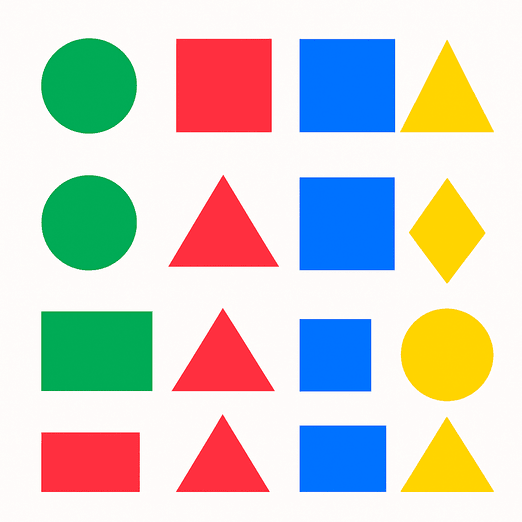
#> input picture Codigos_Clase/Figuras_Colores/figura2.png, 522 x 522 px, given in place of the camera
$ python Segme_Color.py
#> lines starting #> are read from the running program, lines starting #| are printed output that depends on the picture; after the words box and inside, x2 and y2 are one past the last pixel; in counts of white or black regions, pixels touching at a corner belong together
import cv2
import numpy as np

# Iniciar la captura de video desde la cámara
cap = cv2.VideoCapture(0)
# Definir el rango de color que quieres rastrear en el espacio de color HSV (en este caso, azul)
lower_blue = np.array([100, 150, 0])
upper_blue = np.array([140, 255, 255])
img2=None
i=0
while True:
    # Capturar frame por frame
    ret, frame = cap.read()
#> frame is the input picture: shape (522, 522, 3); mean B, G, R 200.2, 206.3, 206
    if not ret:
        break

    # Convertir el frame de BGR a HSV
    hsv = cv2.cvtColor(frame, cv2.COLOR_BGR2HSV)
#> hsv: shape (522, 522, 3); mean H, S, V 45.3, 89.5, 247.2

    # Crear una máscara que detecte solo el color azul
    mask = cv2.inRange(hsv, lower_blue, upper_blue)
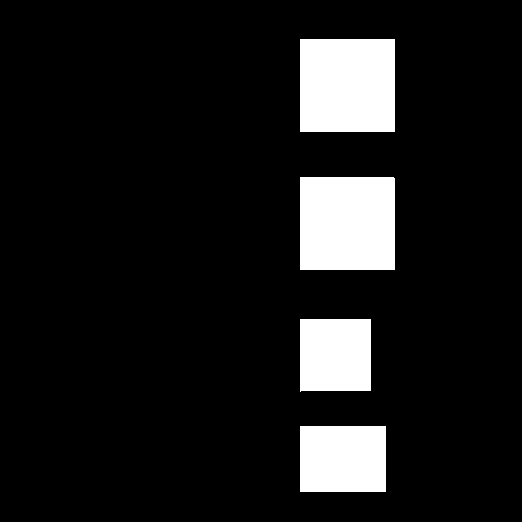
#> mask: shape (522, 522); 10.4% white; 4 white regions, box (x1, y1, x2, y2) and area: (300, 39, 395, 132) 8835, (300, 177, 395, 270) 8834, (300, 426, 386, 492) 5676, (300, 319, 371, 392) 5113

    # Filtrar la máscara con operaciones morfológicas
    mask = cv2.erode(mask, None, iterations=2)
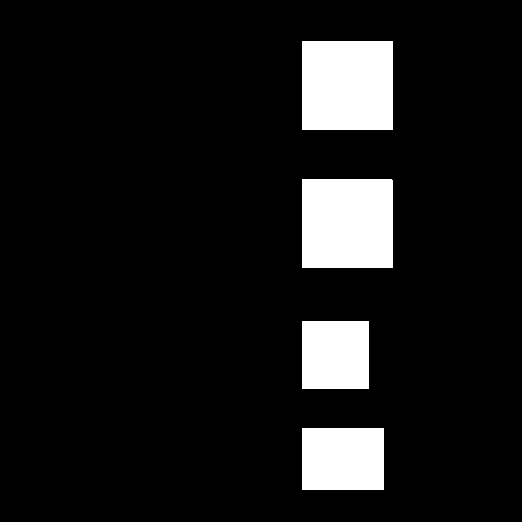
#> mask: shape (522, 522); 9.5% white; 4 white regions, box (x1, y1, x2, y2) and area: (302, 41, 393, 130) 8099, (302, 179, 393, 268) 8098, (302, 428, 384, 490) 5084, (302, 321, 369, 389) 4556
    mask = cv2.dilate(mask, None, iterations=2)
#> mask: shape (522, 522); 10.4% white; 4 white regions

    # Encontrar contornos en la máscara
    contours, _ = cv2.findContours(mask, cv2.RETR_EXTERNAL, cv2.CHAIN_APPROX_SIMPLE)
#> contours = 4 contours; box (x1, y1, x2, y2) and area: (300, 39, 395, 132) 8648, (300, 177, 395, 270) 8648, (300, 426, 386, 492) 5525, (300, 319, 371, 391) 4970

    # Si se encuentra al menos un contorno, seguir el objeto
    if contours:
        # Tomar el contorno más grande
        largest_contour = max(contours, key=cv2.contourArea)
#> largest_contour = [[300, 39], [300, 131], [394, 131], [394, 39]]

        # Encontrar el centro del contorno usando un círculo mínimo que lo rodee
        ((x, y), radius) = cv2.minEnclosingCircle(largest_contour)
#> x = 347; y = 85; radius = 65.76

        # Dibujar el círculo y el centro en el frame original si el radio es mayor que un umbral
        if radius > 10:
            i=i+1
            #cv2.circle(frame, (int(x), int(y)), int(radius), (0, 255, 255), 2)
            #cv2.circle(frame, (int(x), int(y)), 5, (0, 255, 255), -1)
            #cv2.rectangle(frame, (int(x-radius), int(y-radius)), (int(x+radius), int(y+radius)), (0, 0, 255), 3)
            img2 = frame[int(y-radius):int(y+radius), int(x-radius):int(x+radius)]
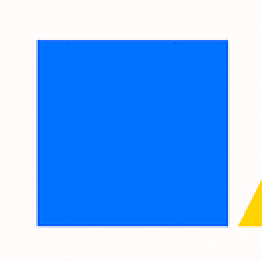
#> img2: shape (131, 131, 3) (shown 2 times larger); mean B, G, R 250.6, 179.5, 122.5
            cv2.imwrite('/home/likcos/recorte/recorte'+str(i)+'.jpg',  img2)

            cv2.imshow('img2', img2)
    # Mostrar el frame
    cv2.imshow('Frame', frame)
    #cv2.imshow('img2', img2)
    #cv2.imshow('Mask', mask)

    # Salir si se presiona la tecla 'q'
    if cv2.waitKey(1) & 0xFF == ord('q'):
#> (key q is pressed here)
        break

# Liberar la captura y cerrar todas las ventanas
cap.release()
cv2.destroyAllWindows()
